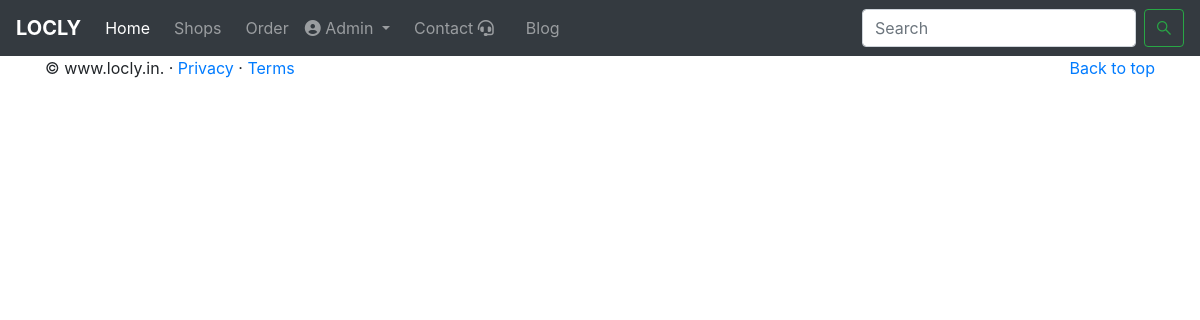
The app's page /orders/2 (signed in), older data.
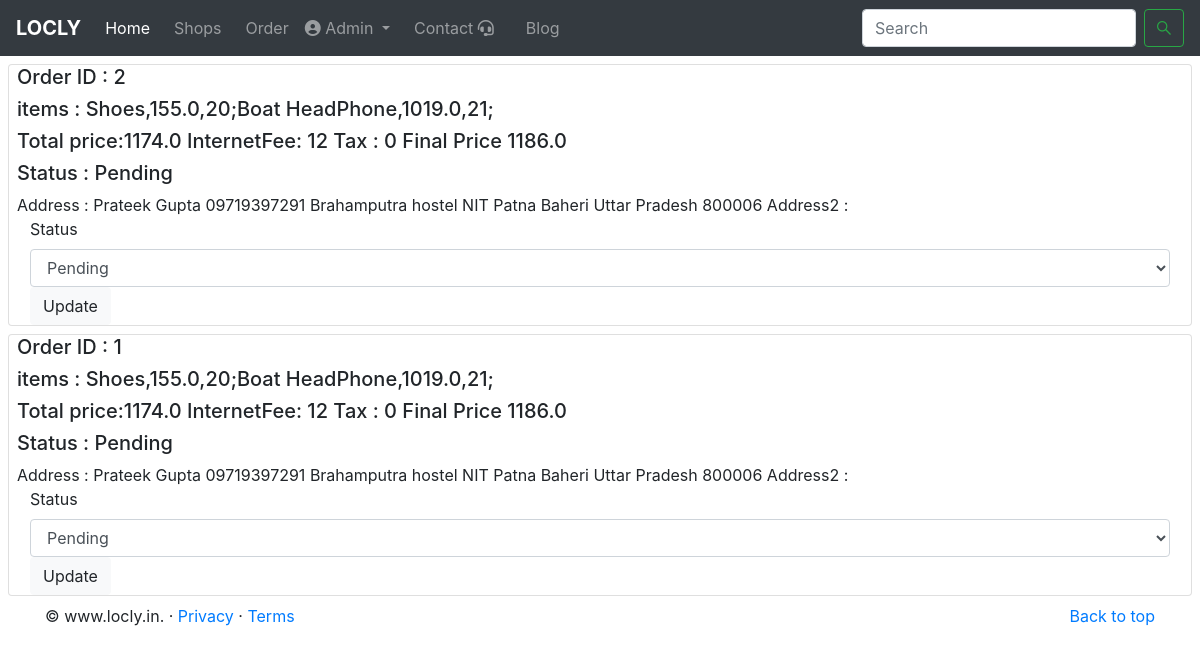
The same page, newer data.
### MyApp/models.py (models this page shows, shortened)
class order(models.Model):
    user=models.ForeignKey(User,on_delete=models.CASCADE)
    shop=models.ForeignKey(shop,on_delete=models.CASCADE)
    price=models.CharField(max_length=100)
    items=models.CharField(max_length=200)
    date=models.DateTimeField(auto_now_add=True)
    address=models.CharField(max_length=200)
    Pending = 'Pending'
    Accepted = 'Accepted'
    Dispatched='Dispatched'
    Denied='Denied'
    Delivered='Delivered'
    COD='COD'
    Online='Online'
    CHOICES = [
        (Pending, 'Pending'),
        (Accepted, 'Accepted'),
        (Dispatched, 'Dispatched'),
        (Denied, 'Denied'),
        (Delivered, 'Delivered')]
    status = models.CharField(max_length=20,choices=CHOICES,default=Pending)
    Mode=[
        (COD,'COD'),
        (Online,'Online')
    ]
    payment = models.CharField(max_length=20,choices=Mode,default=COD)

### MyApp/views.py (the view)
# urls.py: path('orders/<int:shopid>', views.orders_for_shop ,name='orders_for_shop'),
def orders_for_shop(request,shopid):
    shopn=shop.objects.filter(id=shopid)[0]
    if request.user==shopn.shop_user:
        shopn=shop.objects.filter(id=shopid)[0]
        track=order.objects.filter(shop=shopn)
        param={'order':track}
        return render(request,'orders_for_shop.html',param)
    else:
        messages.error(request, 'Login With Your Business Account')
        return redirect('/login')

### templates/orders_for_shop.html (shortened to what this page needs)
{% extends 'base.html' %}
{% block body %}
{% for item in order reversed %}
<div class="card mx-2 my-2">
    <div class="row mx-2">
        <h5>  Order ID : {{item.id}}</h5>
    </div>
    <div class="row mx-2">
        <h5>  items : {{item.items}}</h5>
    </div>
    <div class="row mx-2">
        <h5>{{item.price}}</h5>
    </div>
    <div class="row mx-2">
        <h5>  Status : {{item.status}}</h5>
    </div>
        <div class="row mx-2">
        <h7>  Address : {{item.address}}</h5>
        <h7> Address2 : {{item.address2}}</h7>
    </div>
    <form action="/orders_update/{{item.id}}" method="POST">{% csrf_token %}
    <div class="container">
        <div class="row">
    <label for="status">Status</label>
      <select id="status"name='status' class="form-control">
        <option selected>{{item.status}}</option>
    </select>
    <button type="submit" class="btn btn-light">Update</button>
</div>
    </form>
</div>
{% endfor %}
{% endblock body %}

Row changes from the older to the newer data that the page shows:
added order: id "2", items "Shoes,155.0,20;Boat HeadPhone,1019.0,21;", price "Total price:1174.0 InternetFee: 12 Tax : 0 Final Price 1186.0", status "Pending", address "Prateek Gupta 09719397291 Brahamputra hostel NIT Patna Baheri Uttar Pradesh 800006"
added order: id "1", items "Shoes,155.0,20;Boat HeadPhone,1019.0,21;", price "Total price:1174.0 InternetFee: 12 Tax : 0 Final Price 1186.0", status "Pending", address "Prateek Gupta 09719397291 Brahamputra hostel NIT Patna Baheri Uttar Pradesh 800006"
